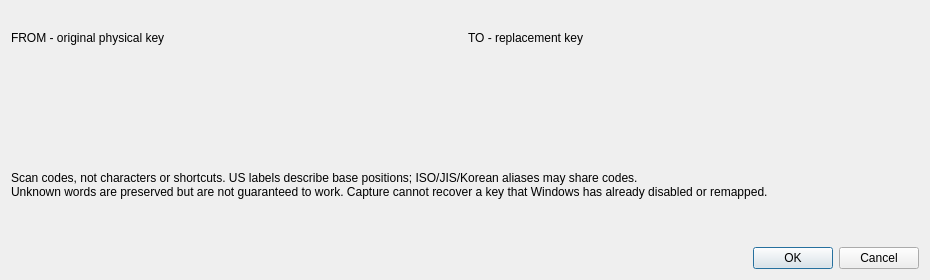
<?xml version="1.0" encoding="UTF-8"?>
<ui version="4.0">
 <class>MappingDialog</class>
 <widget class="QDialog" name="MappingDialog">
  <property name="geometry">
   <rect>
    <x>0</x>
    <y>0</y>
    <width>930</width>
    <height>280</height>
   </rect>
  </property>
  <property name="windowTitle">
   <string>Add mapping</string>
  </property>
  <layout class="QVBoxLayout" name="main_layout">
   <item>
    <layout class="QGridLayout" name="key_grid">
     <item row="0" column="0">
      <widget class="QLabel" name="source_label">
       <property name="text">
        <string>FROM - original physical key</string>
       </property>
      </widget>
     </item>
     <item row="0" column="1">
      <widget class="QLabel" name="target_label">
       <property name="text">
        <string>TO - replacement key</string>
       </property>
      </widget>
     </item>
     <item row="1" column="0">
      <widget class="SourceKeyPicker" name="source"/>
     </item>
     <item row="1" column="1">
      <widget class="TargetKeyPicker" name="target"/>
     </item>
    </layout>
   </item>
   <item>
    <widget class="QLabel" name="notice">
     <property name="text">
      <string>Scan codes, not characters or shortcuts. US labels describe base positions; ISO/JIS/Korean aliases may share codes.
Unknown words are preserved but are not guaranteed to work. Capture cannot recover a key that Windows has already disabled or remapped.</string>
     </property>
     <property name="wordWrap">
      <bool>true</bool>
     </property>
    </widget>
   </item>
   <item>
    <widget class="QDialogButtonBox" name="buttons">
     <property name="standardButtons">
      <set>QDialogButtonBox::StandardButton::Cancel|QDialogButtonBox::StandardButton::Ok</set>
     </property>
    </widget>
   </item>
  </layout>
 </widget>
 <customwidgets>
  <customwidget>
   <class>SourceKeyPicker</class>
   <extends>QWidget</extends>
   <header>personal_keyboard_remap.widgets</header>
  </customwidget>
  <customwidget>
   <class>TargetKeyPicker</class>
   <extends>QWidget</extends>
   <header>personal_keyboard_remap.widgets</header>
  </customwidget>
 </customwidgets>
 <resources/>
 <connections/>
</ui>
